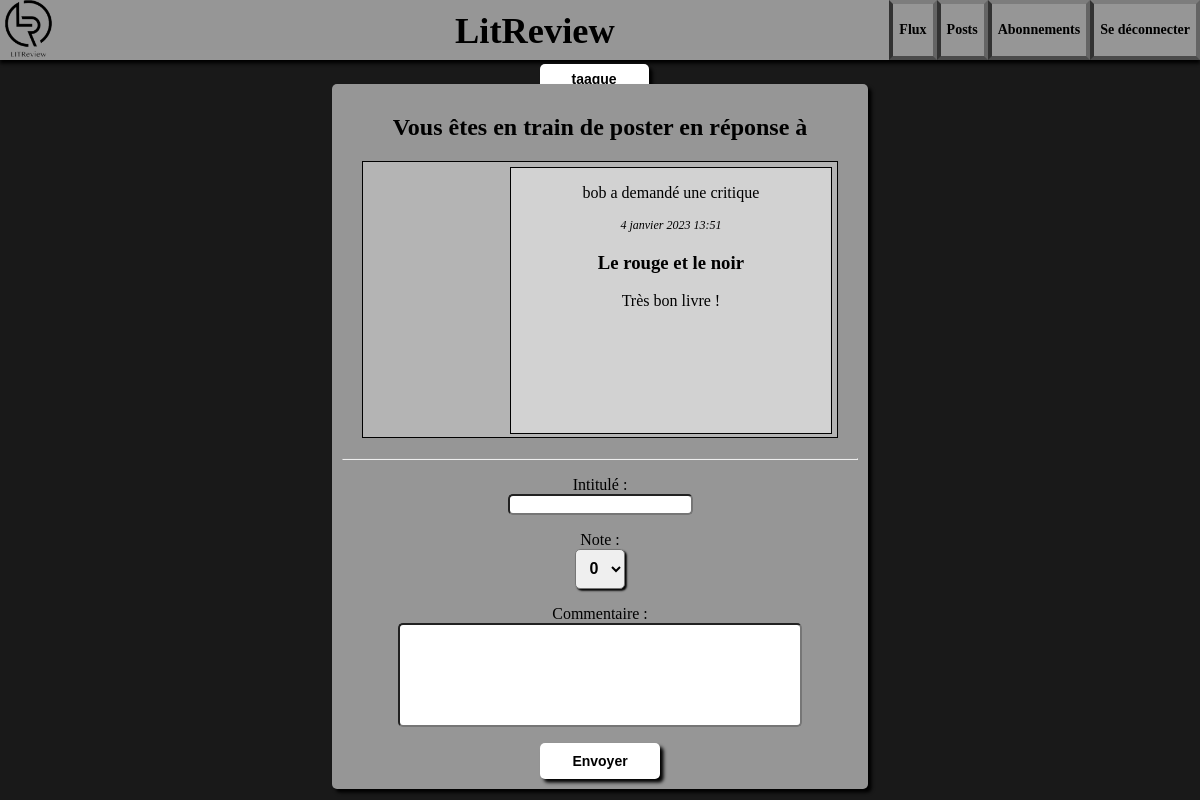
Page /review-existing_ticket/19 (signed in) on the committed database.
### app/models.py (models this page shows, shortened)
class Ticket(models.Model):
    title = models.CharField(max_length=128, verbose_name='Titre')
    description = models.CharField(max_length=2048, blank=True)
    user = models.ForeignKey(to=settings.AUTH_USER_MODEL, on_delete=models.CASCADE)
    image = models.ImageField(null=True, blank=True)
    time_created = models.DateTimeField(auto_now_add=True)

### app/views.py (the view, shortened to what this page needs)
# urls.py: path('review-existing_ticket/<int:ticket_id>', views.review_existing_ticket, name='review-existing_ticket'),
@login_required
def review_existing_ticket(request, ticket_id):
    form = forms.ReviewForm()
    ticket = get_object_or_404(models.Ticket, pk=ticket_id)
    context = {
               'ticket': ticket,
               'form': form
               }
    return render(request, 'app/review_existing_ticket.html', context=context)

### app/forms.py
class ReviewForm(forms.ModelForm):
    class Meta:
        model = models.Review
        fields = ['headline', 'rating', 'body']

### app/templates/app/review_existing_ticket.html (shortened to what this page needs)
{% extends 'app/home.html' %}
{% block content %}
    <form class="container center cc" method="post" enctype="multipart/form-data">
        <h2>Vous êtes en train de poster en réponse à</h2>
        <div class="sub_post min_height">
                <div class="content cc">
                    <p>{{ ticket.user.username|add:" a demandé une critique"}}</p>
                    <p class="date">{{ ticket.time_created}}</p>
                    <h3>{{ ticket.title }}</h3>
                    <p>{{ ticket.description }}</p>
                </div>
        </div>
        <hr>
        {{ form.as_p }}
        <button class="button" type="submit" >Envoyer</button>
    </form>
{% endblock %}

### app/templates/app/base.html (shortened to what this page needs)
<!DOCTYPE html>
{% load static %}
<html lang="en">
<head>
    <link rel="stylesheet" href="https://cdnjs.cloudflare.com/ajax/libs/font-awesome/4.7.0/css/font-awesome.min.css">
    <link rel="stylesheet" href="{% static 'app/element.css' %}">
    <link rel="stylesheet" href="{% static 'app/header.css' %}">
    <link rel="stylesheet" href="{% static 'app/style.css' %}">
</head>
<body>
    <header>
        <img src="{% static 'app/img/logo.png' %}" class="logo" alt="Logo LitReview" onclick="location.href= '{% url 'flux' %}'">
        <h1 class="title" onclick="location.href= '{% url 'flux' %}'">LitReview</h1>
        {% block header %}{% endblock %}
    </header>
    {% if user.is_authenticated %}
        <button class="button username" onclick="location.href= '{% url 'posts' %}'" >{{ user.username }}</button>
    {% endif %}
    {% block content %}{% endblock %}
</body>
</html>

### app/static/app/element.css (style rules this page uses)
body { background-color: rgb(25,25,25); margin: 0px; }
header { background-color: rgb(150,150,150); height: 60px; width: 100%; overflow: hidden; box-shadow: 0vw 0.3vw 0.3vw black; }
input { border-radius: 5px; display: block; margin-left: auto; margin-right: auto; }
label { display: block; }
select { text-align: center; height: 40px; width: 200px; border-radius: 5px; box-shadow: 0.15vw 0.15vw 0.15vw black; font-size: 16px; font-weight: bold; }

### app/static/app/header.css (style rules this page uses)
.logo { position: relative; float: left; height: 95%; cursor: pointer; }
.title { position: absolute; left : calc(56.5% - 223px); top: calc(-1.5vw + 4px); cursor: pointer; font-size: calc(1.2vw + 22px); }

### app/static/app/style.css (style rules this page uses)
.container { position: relative; width: 43%; min-width: 450px; min-height: 265px; padding: 10px; background-color: rgb(150,150,150); border-radius: 5px; margin-top: 2%; box-shadow: 0.3vw 0.3vw 0.3vw black; }
.center { margin-left: auto; margin-right: auto; }
.cc { text-align: center; }
.button { color: black; border: none; text-decoration: none; font-weight: bold; background-color: white; display: inline-block; width: 120px; padding-top: 10px; padding-bottom: 10px; border-radius: 5px; box-shadow: 0.3vw 0.3vw 0.3vw black; }
button.button { font-size: 14px; }
.username { position: absolute; top: 64px; padding: 7px; left: calc(47.8vw - 34px); width: calc(4.5% + 55px); }
.content { display: inline-block; float: right; width: 69%; min-height: 265px; border: solid 1px; background-color: rgb(180,180,180) }
.date { font-size: 12px; font-style: italic; }
.sub_post { border: solid 1px; padding: 5px; margin: 20px; background-color: rgb(180,180,180); }
.min_height { min-height: 265px; }
.sub_post>.content { background-color: rgb(210,210,210); }
#id_description,#id_body { width: 400px; max-width: 90%; height: 100px; padding: 0; }
#id_rating { width: 50px; }

### rows in the picture
Ticket: user.username|add "bob a demandé une critique", time_created "4 janvier 2023 13:51", title "Le rouge et le noir", description "Très bon livre !"

### other values in the picture
{{ user.username }} "taaque"
